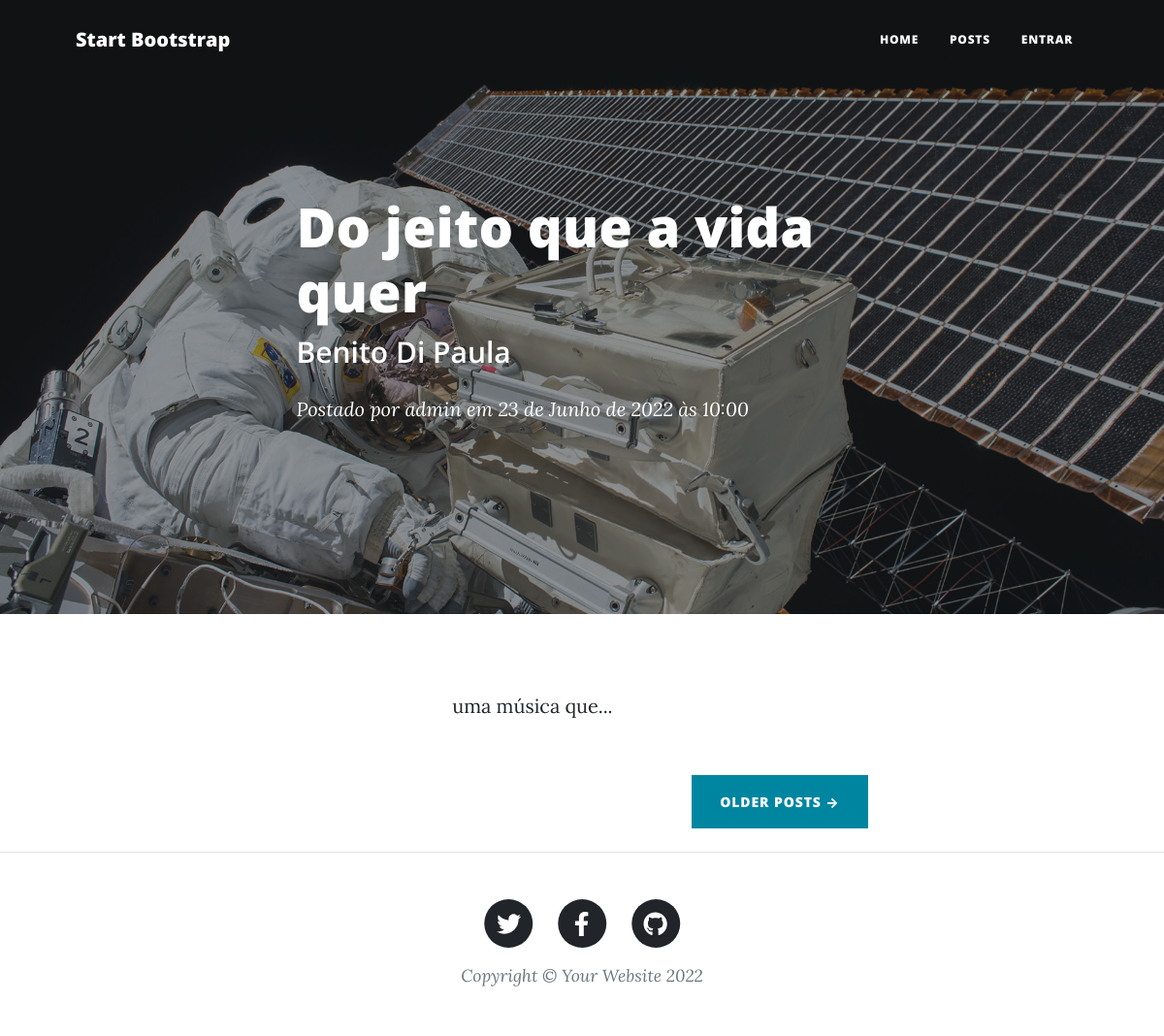
The page /post-admin-do-jeito-que-a-vida-quer on the database its author committed.
### app/models.py (models this page shows, shortened)
class Post(models.Model):
    STATUS      = (('disponível', 'Disponível'), ('indisponível', 'Indisponível'))
    titulo      = models.CharField(max_length=100)
    subtitulo   = models.CharField(max_length=100)
    slug        = models.SlugField(max_length=100)
    descricao   = models.TextField()
    autor       = models.ForeignKey(User, on_delete=models.CASCADE)
    publicacao  = models.DateTimeField(default=timezone.now)
    atualizacao = models.DateTimeField(auto_now_add=True)
    status      = models.CharField(max_length=12, choices=STATUS, default='indisponível')
    class Meta:
        ordering = ['publicacao']

### app/views.py (the view)
# urls.py: path('<slug:slug>', views.PostDetailView.as_view(), name='postDetail'),
class PostDetailView(DetailView):
    model = Post
    template_name = 'post/post-detail.html'
    context_object_name = 'post'

### app/templates/post/post-detail.html (shortened to what this page needs)
{% extends 'base.html' %}
{% load static %}
{% block header %}
    <header class="masthead" style="background-image: url({% static 'assets/img/post-bg.jpg' %})">
        <div class="container position-relative px-4 px-lg-5">
            <div class="row gx-4 gx-lg-5 justify-content-center">
                <div class="col-md-10 col-lg-8 col-xl-7">
                    <div class="post-heading">
                        <h1>{{post.titulo}}</h1>
                        <h2 class="subheading">{{post.subtitulo}}</h2>
                        <span class="meta">
                            Postado por
                            <a href="#!">{{post.autor}}</a>
                            em {{post.publicacao}}
                        </span>
                    </div>
                </div>
            </div>
        </div>
    </header>
{% endblock header %}
{% block content %}
    <article class="mb-4">
        <div class="container px-4 px-lg-5">
            <div class="row gx-4 gx-lg-5 justify-content-center">
                <div class="col-md-10 col-lg-8 col-xl-7">
                    <p>{{post.descricao}}</p>
                </div>
            </div>
        </div>
    </article>
{% endblock content %}

### rows shown on the page
Post: titulo "Do jeito que a vida quer", subtitulo "Benito Di Paula", autor "admin", publicacao "23 de Junho de 2022 às 10:00", descricao "uma música que..."
